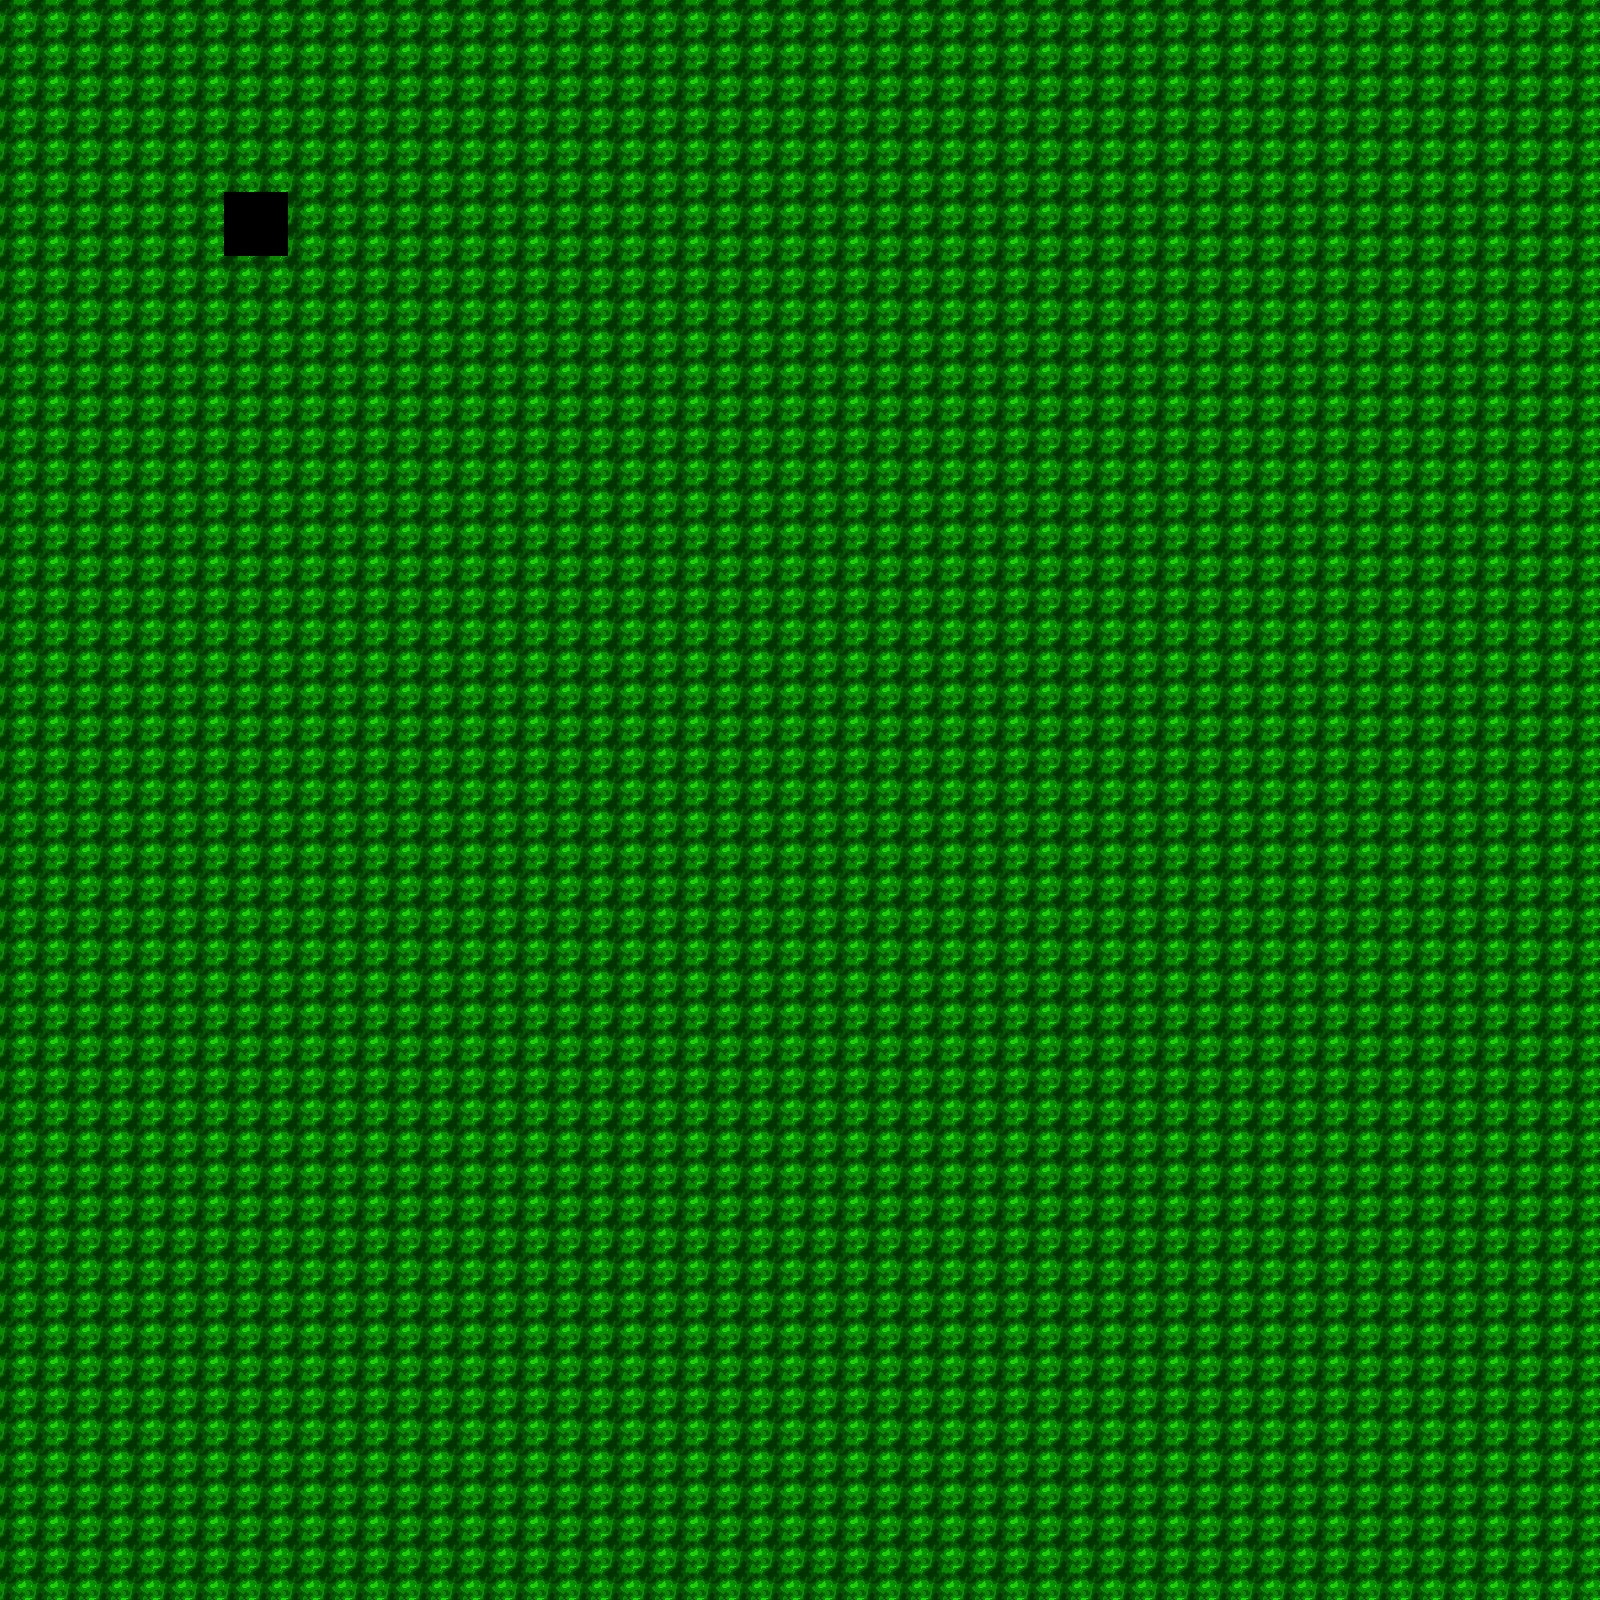

Tiled map render using the project's own tile images. Description and the whole map definition, tile-layer contents included, below:
An orthogonal 50x50 tile map with 32x32 px tiles, 1 tile layer (Ground) and 5 objects.

<map version="1.0" orientation="orthogonal" renderorder="right-down" width="50" height="50" tilewidth="32" tileheight="32" nextobjectid="12">
 <tileset firstgid="1" name="grass" tilewidth="32" tileheight="32" tilecount="1" columns="1">
  <image source="../grass.png" width="32" height="32" />
 </tileset>
 <layer name="Ground" width="50" height="50">
  <data encoding="csv">
1,1,1,1,1,1,1,1,1,1,1,1,1,1,1,1,1,1,1,1,1,1,1,1,1,1,1,1,1,1,1,1,1,1,1,1,1,1,1,1,1,1,1,1,1,1,1,1,1,1,
1,1,1,1,1,1,1,1,1,1,1,1,1,1,1,1,1,1,1,1,1,1,1,1,1,1,1,1,1,1,1,1,1,1,1,1,1,1,1,1,1,1,1,1,1,1,1,1,1,1,
1,1,1,1,1,1,1,1,1,1,1,1,1,1,1,1,1,1,1,1,1,1,1,1,1,1,1,1,1,1,1,1,1,1,1,1,1,1,1,1,1,1,1,1,1,1,1,1,1,1,
1,1,1,1,1,1,1,1,1,1,1,1,1,1,1,1,1,1,1,1,1,1,1,1,1,1,1,1,1,1,1,1,1,1,1,1,1,1,1,1,1,1,1,1,1,1,1,1,1,1,
1,1,1,1,1,1,1,1,1,1,1,1,1,1,1,1,1,1,1,1,1,1,1,1,1,1,1,1,1,1,1,1,1,1,1,1,1,1,1,1,1,1,1,1,1,1,1,1,1,1,
1,1,1,1,1,1,1,1,1,1,1,1,1,1,1,1,1,1,1,1,1,1,1,1,1,1,1,1,1,1,1,1,1,1,1,1,1,1,1,1,1,1,1,1,1,1,1,1,1,1,
1,1,1,1,1,1,1,0,0,1,1,1,1,1,1,1,1,1,1,1,1,1,1,1,1,1,1,1,1,1,1,1,1,1,1,1,1,1,1,1,1,1,1,1,1,1,1,1,1,1,
1,1,1,1,1,1,1,0,0,1,1,1,1,1,1,1,1,1,1,1,1,1,1,1,1,1,1,1,1,1,1,1,1,1,1,1,1,1,1,1,1,1,1,1,1,1,1,1,1,1,
1,1,1,1,1,1,1,1,1,1,1,1,1,1,1,1,1,1,1,1,1,1,1,1,1,1,1,1,1,1,1,1,1,1,1,1,1,1,1,1,1,1,1,1,1,1,1,1,1,1,
1,1,1,1,1,1,1,1,1,1,1,1,1,1,1,1,1,1,1,1,1,1,1,1,1,1,1,1,1,1,1,1,1,1,1,1,1,1,1,1,1,1,1,1,1,1,1,1,1,1,
1,1,1,1,1,1,1,1,1,1,1,1,1,1,1,1,1,1,1,1,1,1,1,1,1,1,1,1,1,1,1,1,1,1,1,1,1,1,1,1,1,1,1,1,1,1,1,1,1,1,
1,1,1,1,1,1,1,1,1,1,1,1,1,1,1,1,1,1,1,1,1,1,1,1,1,1,1,1,1,1,1,1,1,1,1,1,1,1,1,1,1,1,1,1,1,1,1,1,1,1,
1,1,1,1,1,1,1,1,1,1,1,1,1,1,1,1,1,1,1,1,1,1,1,1,1,1,1,1,1,1,1,1,1,1,1,1,1,1,1,1,1,1,1,1,1,1,1,1,1,1,
1,1,1,1,1,1,1,1,1,1,1,1,1,1,1,1,1,1,1,1,1,1,1,1,1,1,1,1,1,1,1,1,1,1,1,1,1,1,1,1,1,1,1,1,1,1,1,1,1,1,
1,1,1,1,1,1,1,1,1,1,1,1,1,1,1,1,1,1,1,1,1,1,1,1,1,1,1,1,1,1,1,1,1,1,1,1,1,1,1,1,1,1,1,1,1,1,1,1,1,1,
1,1,1,1,1,1,1,1,1,1,1,1,1,1,1,1,1,1,1,1,1,1,1,1,1,1,1,1,1,1,1,1,1,1,1,1,1,1,1,1,1,1,1,1,1,1,1,1,1,1,
1,1,1,1,1,1,1,1,1,1,1,1,1,1,1,1,1,1,1,1,1,1,1,1,1,1,1,1,1,1,1,1,1,1,1,1,1,1,1,1,1,1,1,1,1,1,1,1,1,1,
1,1,1,1,1,1,1,1,1,1,1,1,1,1,1,1,1,1,1,1,1,1,1,1,1,1,1,1,1,1,1,1,1,1,1,1,1,1,1,1,1,1,1,1,1,1,1,1,1,1,
1,1,1,1,1,1,1,1,1,1,1,1,1,1,1,1,1,1,1,1,1,1,1,1,1,1,1,1,1,1,1,1,1,1,1,1,1,1,1,1,1,1,1,1,1,1,1,1,1,1,
1,1,1,1,1,1,1,1,1,1,1,1,1,1,1,1,1,1,1,1,1,1,1,1,1,1,1,1,1,1,1,1,1,1,1,1,1,1,1,1,1,1,1,1,1,1,1,1,1,1,
1,1,1,1,1,1,1,1,1,1,1,1,1,1,1,1,1,1,1,1,1,1,1,1,1,1,1,1,1,1,1,1,1,1,1,1,1,1,1,1,1,1,1,1,1,1,1,1,1,1,
1,1,1,1,1,1,1,1,1,1,1,1,1,1,1,1,1,1,1,1,1,1,1,1,1,1,1,1,1,1,1,1,1,1,1,1,1,1,1,1,1,1,1,1,1,1,1,1,1,1,
1,1,1,1,1,1,1,1,1,1,1,1,1,1,1,1,1,1,1,1,1,1,1,1,1,1,1,1,1,1,1,1,1,1,1,1,1,1,1,1,1,1,1,1,1,1,1,1,1,1,
1,1,1,1,1,1,1,1,1,1,1,1,1,1,1,1,1,1,1,1,1,1,1,1,1,1,1,1,1,1,1,1,1,1,1,1,1,1,1,1,1,1,1,1,1,1,1,1,1,1,
1,1,1,1,1,1,1,1,1,1,1,1,1,1,1,1,1,1,1,1,1,1,1,1,1,1,1,1,1,1,1,1,1,1,1,1,1,1,1,1,1,1,1,1,1,1,1,1,1,1,
1,1,1,1,1,1,1,1,1,1,1,1,1,1,1,1,1,1,1,1,1,1,1,1,1,1,1,1,1,1,1,1,1,1,1,1,1,1,1,1,1,1,1,1,1,1,1,1,1,1,
1,1,1,1,1,1,1,1,1,1,1,1,1,1,1,1,1,1,1,1,1,1,1,1,1,1,1,1,1,1,1,1,1,1,1,1,1,1,1,1,1,1,1,1,1,1,1,1,1,1,
1,1,1,1,1,1,1,1,1,1,1,1,1,1,1,1,1,1,1,1,1,1,1,1,1,1,1,1,1,1,1,1,1,1,1,1,1,1,1,1,1,1,1,1,1,1,1,1,1,1,
1,1,1,1,1,1,1,1,1,1,1,1,1,1,1,1,1,1,1,1,1,1,1,1,1,1,1,1,1,1,1,1,1,1,1,1,1,1,1,1,1,1,1,1,1,1,1,1,1,1,
1,1,1,1,1,1,1,1,1,1,1,1,1,1,1,1,1,1,1,1,1,1,1,1,1,1,1,1,1,1,1,1,1,1,1,1,1,1,1,1,1,1,1,1,1,1,1,1,1,1,
1,1,1,1,1,1,1,1,1,1,1,1,1,1,1,1,1,1,1,1,1,1,1,1,1,1,1,1,1,1,1,1,1,1,1,1,1,1,1,1,1,1,1,1,1,1,1,1,1,1,
1,1,1,1,1,1,1,1,1,1,1,1,1,1,1,1,1,1,1,1,1,1,1,1,1,1,1,1,1,1,1,1,1,1,1,1,1,1,1,1,1,1,1,1,1,1,1,1,1,1,
1,1,1,1,1,1,1,1,1,1,1,1,1,1,1,1,1,1,1,1,1,1,1,1,1,1,1,1,1,1,1,1,1,1,1,1,1,1,1,1,1,1,1,1,1,1,1,1,1,1,
1,1,1,1,1,1,1,1,1,1,1,1,1,1,1,1,1,1,1,1,1,1,1,1,1,1,1,1,1,1,1,1,1,1,1,1,1,1,1,1,1,1,1,1,1,1,1,1,1,1,
1,1,1,1,1,1,1,1,1,1,1,1,1,1,1,1,1,1,1,1,1,1,1,1,1,1,1,1,1,1,1,1,1,1,1,1,1,1,1,1,1,1,1,1,1,1,1,1,1,1,
1,1,1,1,1,1,1,1,1,1,1,1,1,1,1,1,1,1,1,1,1,1,1,1,1,1,1,1,1,1,1,1,1,1,1,1,1,1,1,1,1,1,1,1,1,1,1,1,1,1,
1,1,1,1,1,1,1,1,1,1,1,1,1,1,1,1,1,1,1,1,1,1,1,1,1,1,1,1,1,1,1,1,1,1,1,1,1,1,1,1,1,1,1,1,1,1,1,1,1,1,
1,1,1,1,1,1,1,1,1,1,1,1,1,1,1,1,1,1,1,1,1,1,1,1,1,1,1,1,1,1,1,1,1,1,1,1,1,1,1,1,1,1,1,1,1,1,1,1,1,1,
1,1,1,1,1,1,1,1,1,1,1,1,1,1,1,1,1,1,1,1,1,1,1,1,1,1,1,1,1,1,1,1,1,1,1,1,1,1,1,1,1,1,1,1,1,1,1,1,1,1,
1,1,1,1,1,1,1,1,1,1,1,1,1,1,1,1,1,1,1,1,1,1,1,1,1,1,1,1,1,1,1,1,1,1,1,1,1,1,1,1,1,1,1,1,1,1,1,1,1,1,
1,1,1,1,1,1,1,1,1,1,1,1,1,1,1,1,1,1,1,1,1,1,1,1,1,1,1,1,1,1,1,1,1,1,1,1,1,1,1,1,1,1,1,1,1,1,1,1,1,1,
1,1,1,1,1,1,1,1,1,1,1,1,1,1,1,1,1,1,1,1,1,1,1,1,1,1,1,1,1,1,1,1,1,1,1,1,1,1,1,1,1,1,1,1,1,1,1,1,1,1,
1,1,1,1,1,1,1,1,1,1,1,1,1,1,1,1,1,1,1,1,1,1,1,1,1,1,1,1,1,1,1,1,1,1,1,1,1,1,1,1,1,1,1,1,1,1,1,1,1,1,
1,1,1,1,1,1,1,1,1,1,1,1,1,1,1,1,1,1,1,1,1,1,1,1,1,1,1,1,1,1,1,1,1,1,1,1,1,1,1,1,1,1,1,1,1,1,1,1,1,1,
1,1,1,1,1,1,1,1,1,1,1,1,1,1,1,1,1,1,1,1,1,1,1,1,1,1,1,1,1,1,1,1,1,1,1,1,1,1,1,1,1,1,1,1,1,1,1,1,1,1,
1,1,1,1,1,1,1,1,1,1,1,1,1,1,1,1,1,1,1,1,1,1,1,1,1,1,1,1,1,1,1,1,1,1,1,1,1,1,1,1,1,1,1,1,1,1,1,1,1,1,
1,1,1,1,1,1,1,1,1,1,1,1,1,1,1,1,1,1,1,1,1,1,1,1,1,1,1,1,1,1,1,1,1,1,1,1,1,1,1,1,1,1,1,1,1,1,1,1,1,1,
1,1,1,1,1,1,1,1,1,1,1,1,1,1,1,1,1,1,1,1,1,1,1,1,1,1,1,1,1,1,1,1,1,1,1,1,1,1,1,1,1,1,1,1,1,1,1,1,1,1,
1,1,1,1,1,1,1,1,1,1,1,1,1,1,1,1,1,1,1,1,1,1,1,1,1,1,1,1,1,1,1,1,1,1,1,1,1,1,1,1,1,1,1,1,1,1,1,1,1,1,
1,1,1,1,1,1,1,1,1,1,1,1,1,1,1,1,1,1,1,1,1,1,1,1,1,1,1,1,1,1,1,1,1,1,1,1,1,1,1,1,1,1,1,1,1,1,1,1,1,1
</data>
 </layer>
 <objectgroup name="Hole">
  <object id="3" x="224" y="192" width="64" height="64" />
  <object id="6" x="0" y="-23" width="3" height="1620" />
  <object id="9" x="2" y="-4" width="1597" height="4" />
  <object id="10" x="1597" y="-3" width="3" height="1603" />
  <object id="11" x="0" y="1599" width="1598" height="4" />
 </objectgroup>
</map>